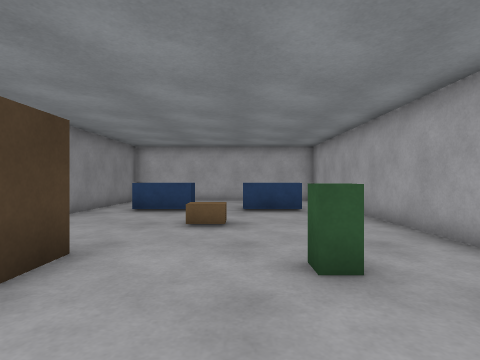
[1] (above)

16 first-person views from a walk through a Gazebo world. The camera is 0.94 m above the floor, looks level and sees 80° across. The lines on the ground mark 1 m squares. The floor is counted in squares, 1 m on a side. Each view is taken from the middle of a square. On the plan, view 1 faces up. The plan holds only what a view shows up to about 11 squares ahead; the rest is blank.

[2]
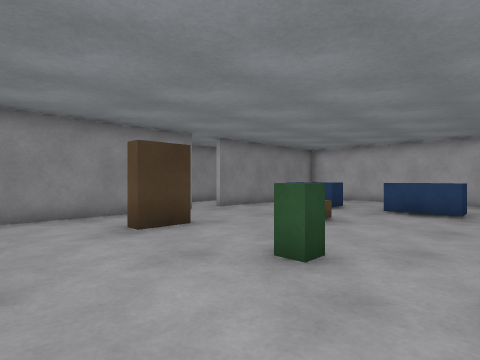

[3]
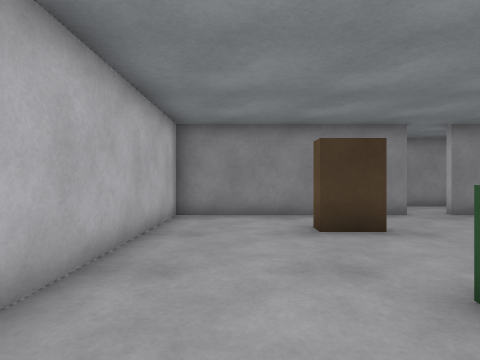

[4]
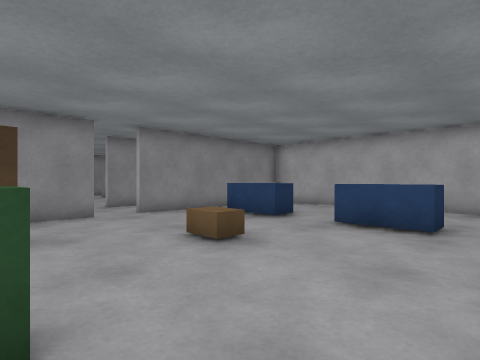

[5]
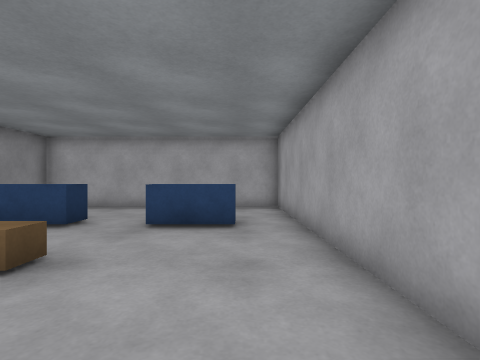

[6]
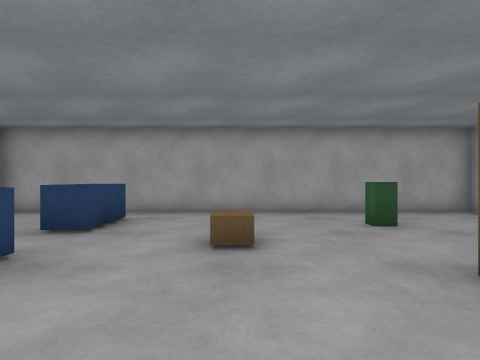

[7]
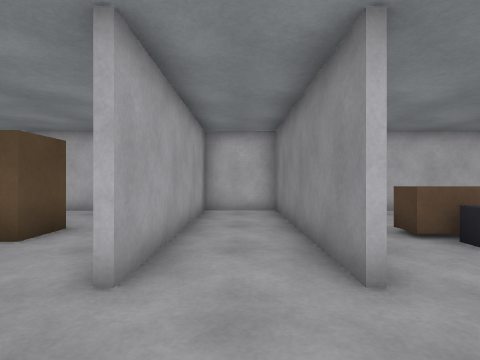

[8]
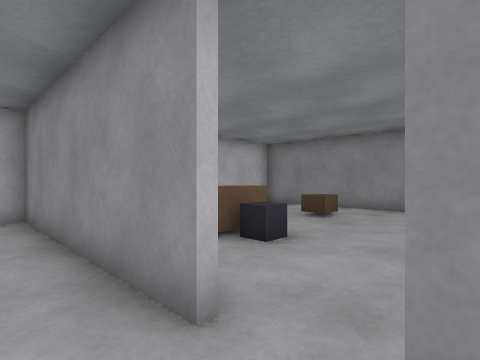

[9]
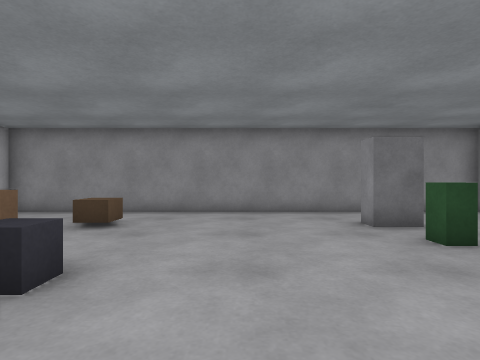

[10]
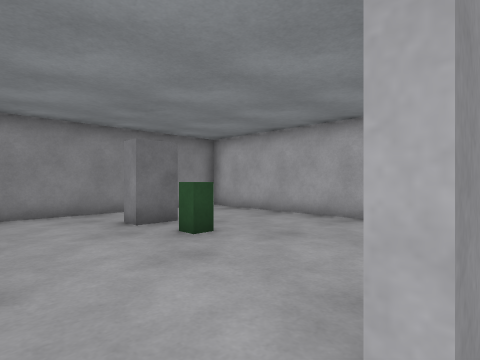

[11]
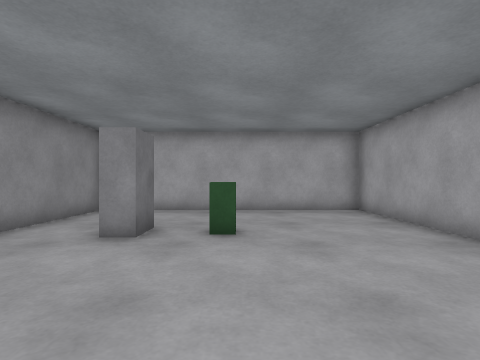

[12]
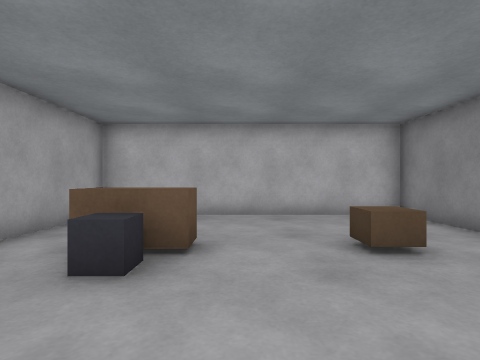

[13]
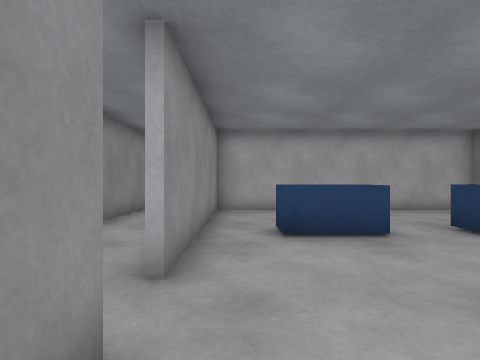

[14]
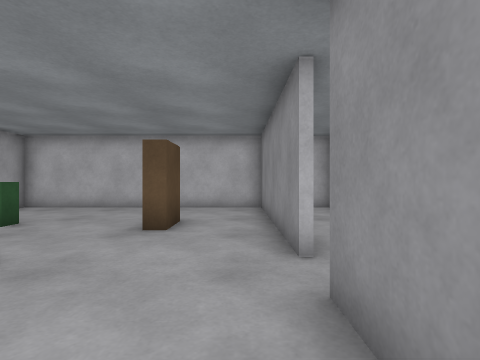

[15]
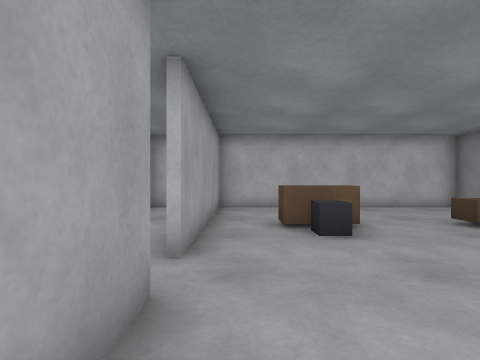

[16]
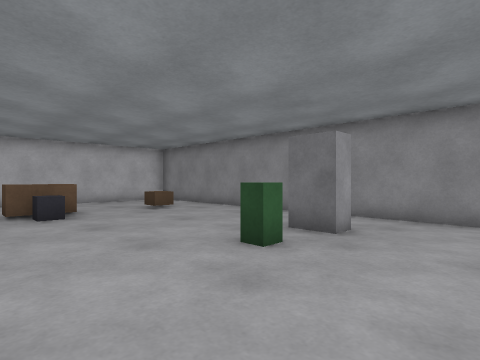

### Floor plan
Ten units are one square. View 1 is at (0, 0); x grows to the right and y downward. Boxes are objects, and circles mark ways between rooms. Rooms are numbered by the first view taken in them; rooms with no view inside come last. Other rooms are left out.
<svg viewBox="-158 -285 196 297">
<path fill="none" stroke="#000" d="M-47 -55 -47 7 33 7 33 -129 -47 -129 -47 -66M-71 -134 -71 -104M-71 -84 -71 -66M-71 -56 -71 7 -49 7 -49 -55M-73 -66 -73 -129 -153 -129 -153 7 -73 7 -73 -55"/>
<rect x="-35" y="-95" width="20" height="10" fill="#bbb"><title>blue box</title></rect>
<rect x="-25" y="-35" width="10" height="10" fill="#bbb"><title>brown box</title></rect>
<rect x="-15" y="-65" width="10" height="10" fill="#bbb"><title>brown box</title></rect>
<rect x="-5" y="-95" width="30" height="10" fill="#bbb"><title>blue box</title></rect>
<rect x="5" y="-35" width="10" height="10" fill="#bbb"><title>green box</title></rect>
<rect x="-135" y="-35" width="10" height="10" fill="#bbb"><title>brown box</title></rect>
<rect x="-135" y="-95" width="10" height="10" fill="#bbb"><title>grey box</title></rect>
<rect x="-115" y="-95" width="10" height="10" fill="#bbb"><title>green box</title></rect>
<rect x="-105" y="-35" width="20" height="10" fill="#bbb"><title>brown box</title></rect>
<rect x="-105" y="-45" width="10" height="10" fill="#bbb"><title>grey box</title></rect>
<circle cx="-50" cy="-60" r="3" fill="#2a7"/>
<circle cx="-70" cy="-60" r="3" fill="#2a7"/>
<text x="-10" y="-60">1</text>
<text x="-80" y="-280">2</text>
<text x="-110" y="-60">3</text>
</svg>
Room 1 opens to room 2. Room 2 opens to room 3.

Where each view was taken, in squares from view 1:
view 1: 0 up, 0 right, facing up
view 2: 0 up, 3 right, facing up-left
view 3: 1 up, 3 right, facing left
view 4: 3 up, 3 right, facing up-left
view 5: 3 up, 2 right, facing up
view 6: 6 up, 5 left, facing right
view 7: 8 up, 6 left, facing down
view 8: 7 up, 6 left, facing down-left
view 9: 6 up, 7 left, facing left
view 10: 6 up, 7 left, facing up-left
view 11: 4 up, 11 left, facing up
view 12: 7 up, 11 left, facing down
view 13: 4 up, 4 left, facing up
view 14: 9 up, 4 left, facing down
view 15: 9 up, 8 left, facing down
view 16: 12 up, 8 left, facing down-left
